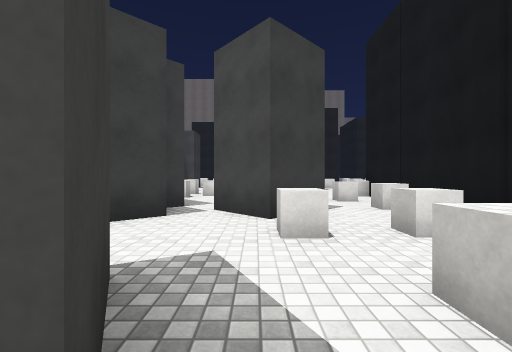
[1] (above)

20 first-person views from a walk through a scene from a Unity 3-D project. The camera is 1.3 m above the floor, looks level and sees 90° across. The floor is counted in squares, 2 m on a side. Each view is taken from the middle of a square. On the plan, view 1 faces up. The plan holds only what a view shows up to about 9 squares ahead; the rest is blank. The place goes on beyond the plan. Surface patterns are stand-ins for the level's own textures.

[2]
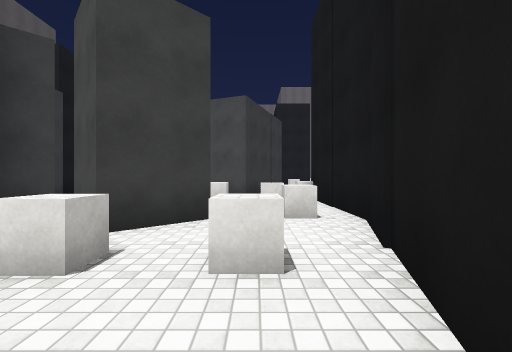

[3]
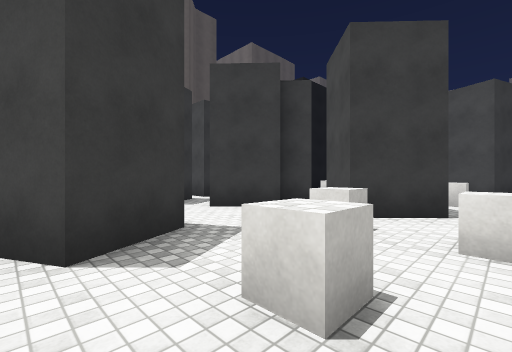

[4]
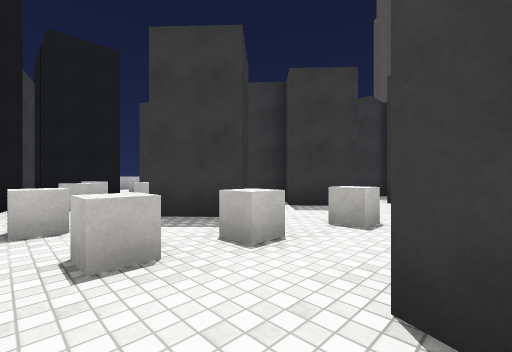

[5]
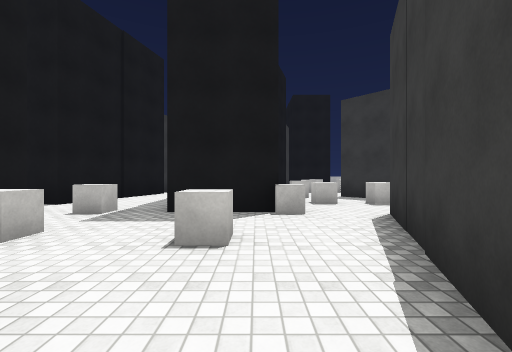

[6]
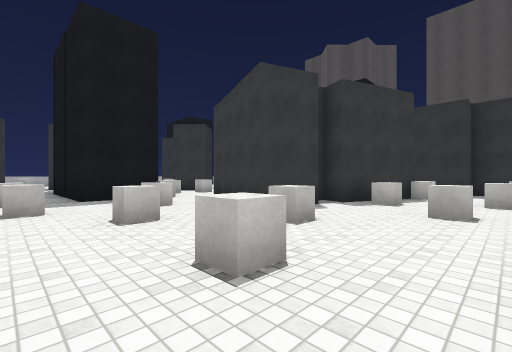

[7]
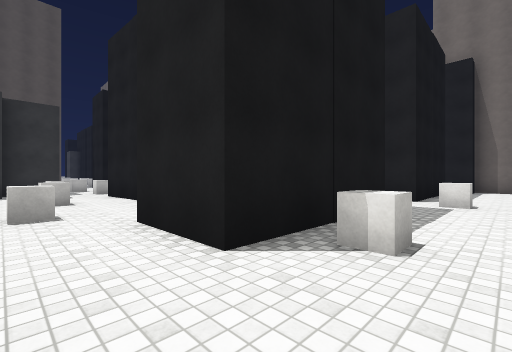

[8]
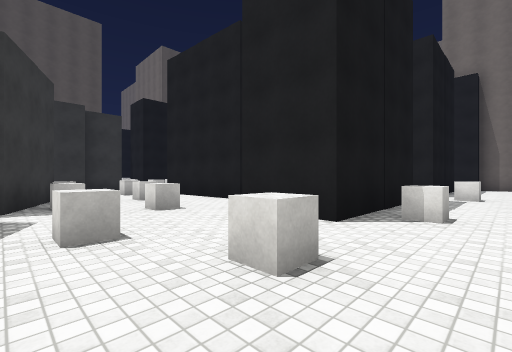

[9]
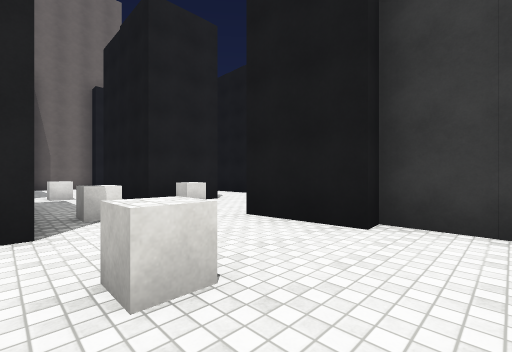

[10]
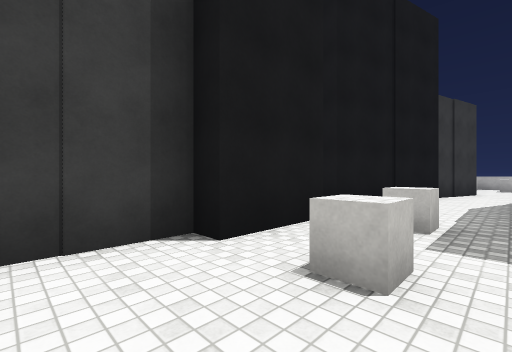

[11]
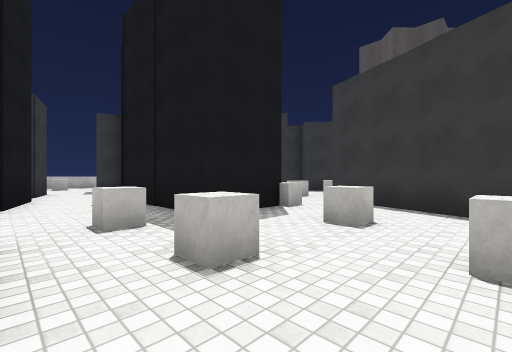

[12]
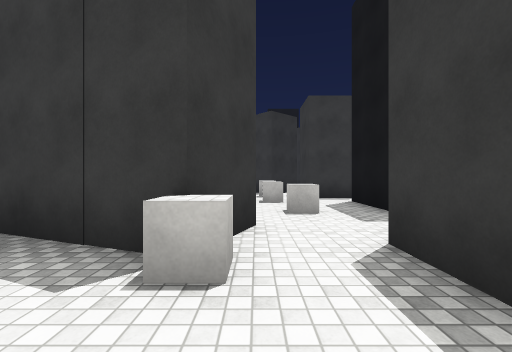

[13]
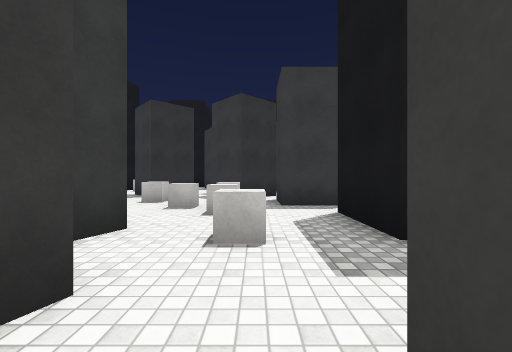

[14]
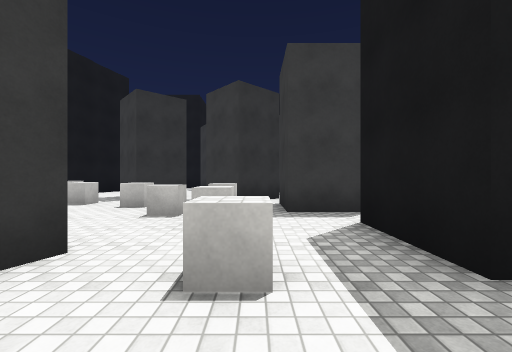

[15]
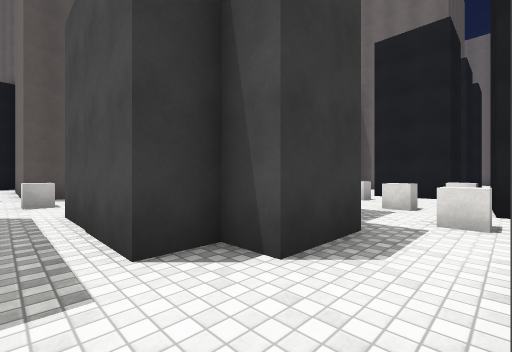

[16]
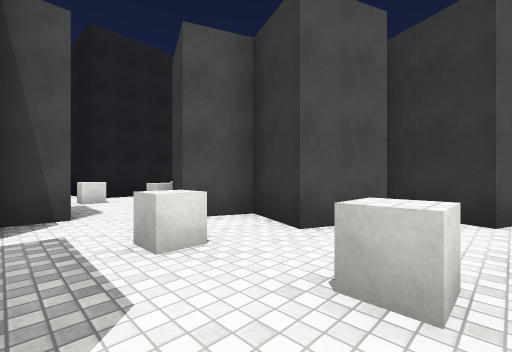

[17]
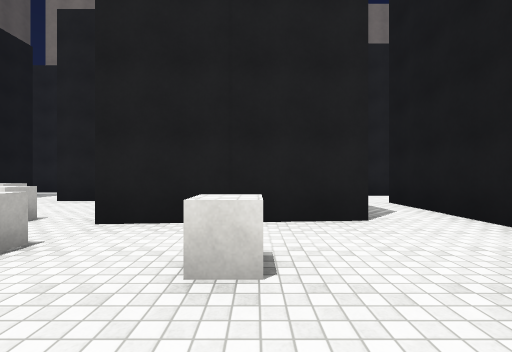

[18]
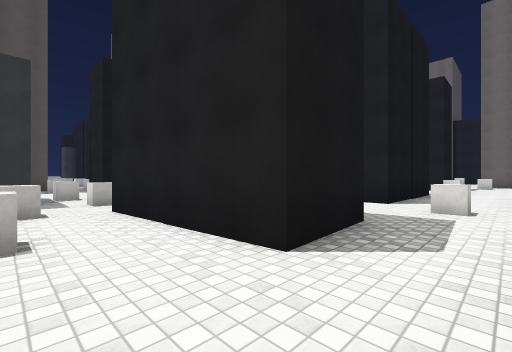

[19]
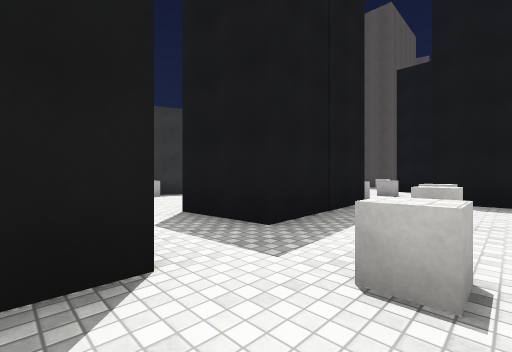

[20]
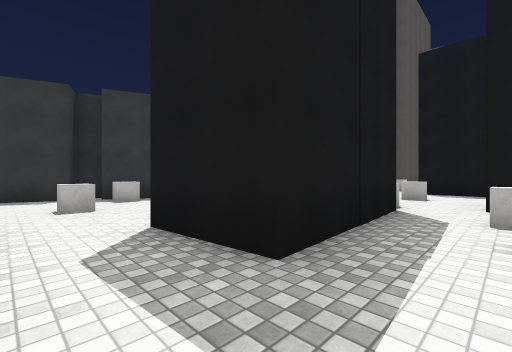

### Floor plan
Ten units are one square. View 1 is at (0, 0); x grows to the right and y downward. Boxes are objects, and circles mark ways between rooms. Rooms are numbered by the first view taken in them; rooms with no view inside come last. Other rooms are left out.
<svg viewBox="-80 -240 180 252">
<path fill="none" stroke="#000" d="M3 -60 13 -49 2 -39 -8 -50 3 -60M-26 -66 -15 -55 -22 -49 -15 -42 -26 -32M17 -86 3 -91 9 -106M0 -103 -14 -108 -9 -122 -20 -126M-10 -17 -2 -3 -9 0M-50 -84 -36 -84 -36 -69M22 -3 36 -46 36 -75M0 7 20 7M-45 -115 -45 -94M-33 -135 -40 -135M17 -128 31 -122 17 -86M36 -75 36 -84 56 -84 56 -46M81 -84 81 -104 86 -104 86 -143 81 -142 81 -162M-12 -139 10 -131 8 -124 15 -121M-20 -126 -16 -136M16 -177 -22 -174M52 -185 52 -164 32 -164M-33 -151 -33 -135M-40 -135 -40 -127M74 -33 85 -72 95 -69M73 -19 75 -29M67 -5 71 -21M52 -202 52 -185M75 -190 75 -229M52 -235 52 -224 36 -224M33 -203 40 -203M-22 -174 -23 -194 15 -197 16 -177M-33 -226 -33 -207 -52 -207M-40 -165 -40 -150M10 -235 10 -224 4 -224M-75 -205 -75 -188M33 -172 33 -203"/>
<rect x="-35" y="-115" width="10" height="10" fill="#bbb"><title>cube</title></rect>
<rect x="-25" y="-85" width="10" height="10" fill="#bbb"><title>other object</title></rect>
<rect x="-25" y="-95" width="10" height="10" fill="#bbb"><title>cube</title></rect>
<rect x="-5" y="-35" width="10" height="10" fill="#bbb"><title>cube</title></rect>
<rect x="-5" y="-75" width="10" height="10" fill="#bbb"><title>cube</title></rect>
<rect x="5" y="-15" width="10" height="10" fill="#bbb"><title>cube</title></rect>
<rect x="5" y="-75" width="10" height="10" fill="#bbb"><title>cube</title></rect>
<rect x="15" y="-35" width="10" height="10" fill="#bbb"><title>cube</title></rect>
<rect x="15" y="-75" width="10" height="10" fill="#bbb"><title>cube</title></rect>
<rect x="25" y="-55" width="10" height="10" fill="#bbb"><title>cube</title></rect>
<rect x="-25" y="-145" width="10" height="10" fill="#bbb"><title>cube</title></rect>
<rect x="-5" y="-165" width="10" height="10" fill="#bbb"><title>cube</title></rect>
<rect x="5" y="-145" width="10" height="10" fill="#bbb"><title>cube</title></rect>
<rect x="15" y="-155" width="10" height="10" fill="#bbb"><title>cube</title></rect>
<rect x="25" y="-85" width="10" height="10" fill="#bbb"><title>cube</title></rect>
<rect x="35" y="-105" width="10" height="10" fill="#bbb"><title>cube</title></rect>
<rect x="35" y="-145" width="10" height="10" fill="#bbb"><title>cube</title></rect>
<rect x="45" y="-125" width="10" height="10" fill="#bbb"><title>cube</title></rect>
<rect x="55" y="-155" width="10" height="10" fill="#bbb"><title>cube</title></rect>
<rect x="55" y="-185" width="10" height="10" fill="#bbb"><title>cube</title></rect>
<rect x="65" y="-85" width="10" height="10" fill="#bbb"><title>cube</title></rect>
<rect x="65" y="-105" width="10" height="10" fill="#bbb"><title>cube</title></rect>
<rect x="55" y="-225" width="10" height="10" fill="#bbb"><title>cube</title></rect>
<rect x="-65" y="-175" width="10" height="10" fill="#bbb"><title>cube</title></rect>
<rect x="-55" y="-195" width="10" height="10" fill="#bbb"><title>cube</title></rect>
<rect x="-45" y="-185" width="10" height="10" fill="#bbb"><title>cube</title></rect>
<rect x="-35" y="-165" width="10" height="10" fill="#bbb"><title>cube</title></rect>
<rect x="-35" y="-195" width="10" height="10" fill="#bbb"><title>other object</title></rect>
<rect x="-25" y="-215" width="10" height="10" fill="#bbb"><title>cube</title></rect>
<rect x="-5" y="-215" width="10" height="10" fill="#bbb"><title>cube</title></rect>
<rect x="15" y="-225" width="10" height="10" fill="#bbb"><title>cube</title></rect>
<circle cx="-30" cy="-130" r="3" fill="#2a7"/>
<circle cx="25" cy="-80" r="3" fill="#2a7"/>
<circle cx="65" cy="-195" r="3" fill="#2a7"/>
<circle cx="-30" cy="-165" r="3" fill="#2a7"/>
<circle cx="25" cy="-185" r="3" fill="#2a7"/>
<circle cx="45" cy="-215" r="3" fill="#2a7"/>
<text x="0" y="-60">1</text>
<text x="40" y="-120">2</text>
<text x="60" y="-210">3</text>
<text x="-20" y="-200">4</text>
</svg>
Room 1 opens to room 2. Room 2 opens to room 3. Room 2 opens to room 4. Room 3 opens to room 4.

Where each view was taken, in squares from view 1:
view 1: 0 up, 0 right, facing up
view 2: 1 up, 2 right, facing up
view 3: 0 up, 2 right, facing up-left
view 4: 9 up, 3 right, facing down-left
view 5: 13 up, 4 right, facing down
view 6: 16 up, 7 right, facing down-left
view 7: 15 up, 7 right, facing up-left
view 8: 13 up, 7 right, facing up-left
view 9: 13 up, 5 right, facing up-right
view 10: 12 up, 6 right, facing down-right
view 11: 12 up, 8 right, facing down-left
view 12: 16 up, 2 left, facing down
view 13: 14 up, 3 left, facing down
view 14: 13 up, 3 left, facing down
view 15: 12 up, 2 left, facing up-left
view 16: 9 up, 4 left, facing up-right
view 17: 14 up, 0 right, facing up
view 18: 16 up, 3 right, facing up-left
view 19: 22 up, 4 right, facing down-left
view 20: 21 up, 3 right, facing down-left
